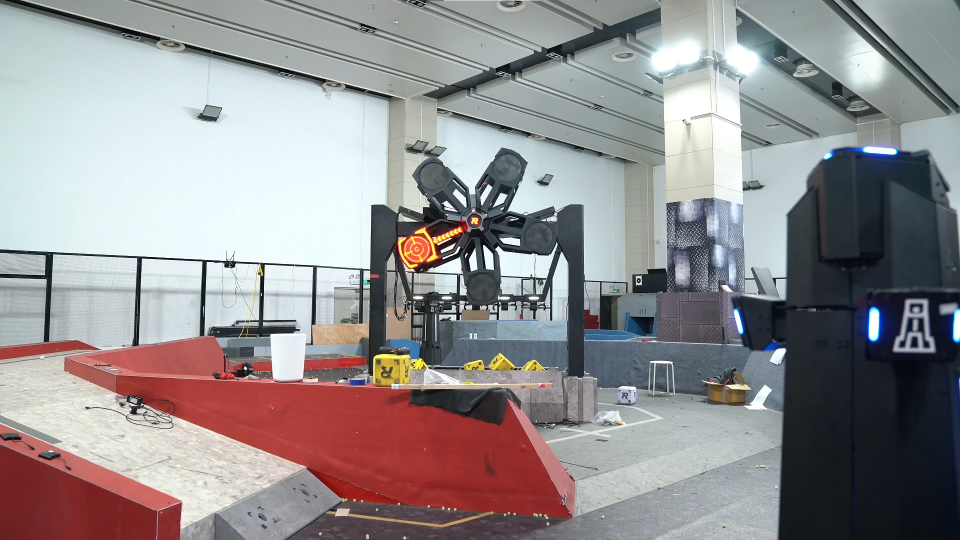
#> input picture OpenCV-Beginner/data/rune/rune.png, 1920 x 1080 px (shown at 1/2 size)
$ python contour.py
#> lines starting #> are read from the running program, lines starting #| are printed output that depends on the picture; after the words box and inside, x2 and y2 are one past the last pixel; in counts of white or black regions, pixels touching at a corner belong together
import numpy as np
import cv2
import os

# read image
image_path = os.path.join('.', 'data', 'rune', 'rune.png')
image = cv2.imread(image_path)
#> image is the input picture: shape (1080, 1920, 3); mean B, G, R 144.3, 143.1, 147.1
print(image.shape)
#| (1080, 1920, 3)
image = image[280:650, 720:1200]
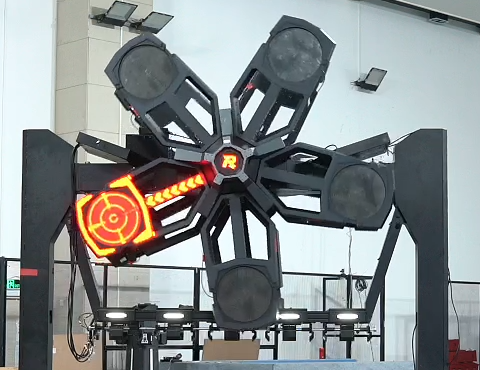
#> image: shape (370, 480, 3); mean B, G, R 142.3, 142, 136.9

# Method 1: Convert to Gray
image_gray = cv2.cvtColor(image, cv2.COLOR_BGR2GRAY)
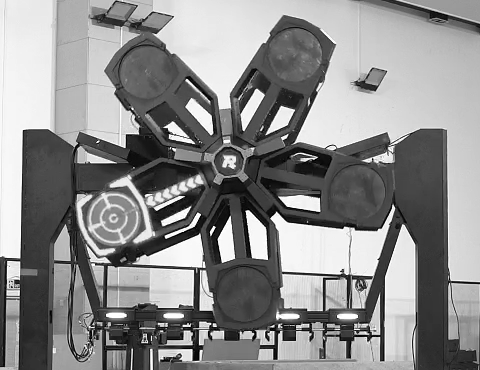
#> image_gray: shape (370, 480); min 0, max 255, mean 140.5
# ret, thresh = cv2.threshold(image_gray, 200, 255, cv2.THRESH_BINARY)
thresh = cv2.adaptiveThreshold(image_gray, 255, cv2.ADAPTIVE_THRESH_GAUSSIAN_C, cv2.THRESH_BINARY, 201, 0)
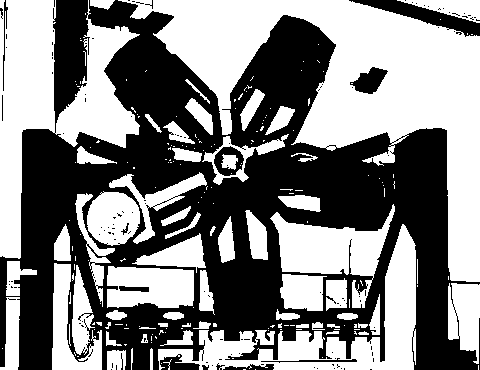
#> thresh: shape (370, 480); 51.6% white; 128 black regions (115 under 20 px), largest, box (x1, y1, x2, y2) and area: (0, 0, 480, 370) 82112, (349, 0, 480, 37) 1490, (350, 67, 388, 94) 572

# Method 2: Convert to HSV
image_HSV = cv2.cvtColor(image, cv2.COLOR_BGR2HSV)
#> image_HSV: shape (370, 480, 3); mean H, S, V 90.4, 41.3, 149.7
image_Red1= cv2.inRange(image_HSV, (0, 43, 46), (10, 255, 255))
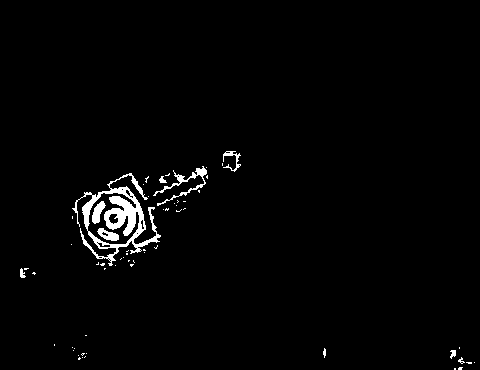
#> image_Red1: shape (370, 480); 1.9% white; 60 white regions (50 under 20 px), largest, box (x1, y1, x2, y2) and area: (72, 173, 161, 266) 2210, (153, 166, 207, 206) 367, (92, 201, 106, 224) 171
image_Red2= cv2.inRange(image_HSV, (170, 43, 46), (180, 255, 255))
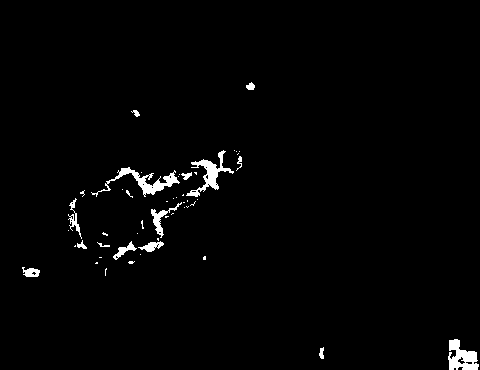
#> image_Red2: shape (370, 480); 1.7% white; 50 white regions (35 under 20 px), largest, box (x1, y1, x2, y2) and area: (91, 167, 180, 197) 647, (448, 339, 479, 370) 582, (186, 150, 234, 197) 581
red = cv2.bitwise_or(image_Red1, image_Red2)
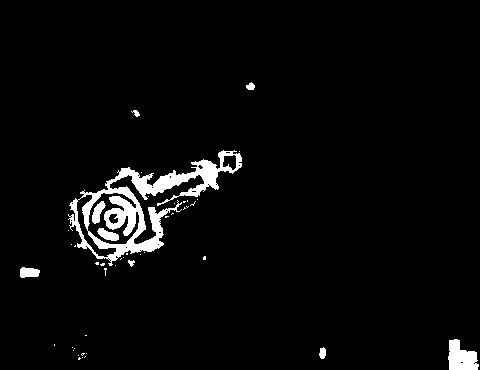
#> red: shape (370, 480); 3.6% white; 45 white regions (36 under 20 px)
# Optional: Dilate to get whole rune
# red = cv2.dilate(red, np.ones((10, 10)))

# Detect the contour and draw its bounding box
contours, hierarchy = cv2.findContours(red, cv2.RETR_TREE, cv2.CHAIN_APPROX_SIMPLE)
#> contours = 76 contours, 64 with area under 20; largest, box (x1, y1, x2, y2) and area: (68, 150, 242, 266) 6416, (87, 192, 140, 245) 1414, (448, 339, 479, 370) 614, (76, 194, 117, 258) 572, (222, 154, 237, 171) 169
for cnt in contours:
    print(cv2.contourArea(cnt))
    if cv2.contourArea(cnt) > 6000:
        # cv2.drawContours(image, cnt, -1, (0, 255,0), 3)
        x1, y1, w, h = cv2.boundingRect(cnt)
        cv2.rectangle(image, (x1, y1), (x1+w, y1+h), (0, 255, 0), 2)
#> this loop made 76 passes
#> (x1, y1, w, h) on pass 44: (68, 150, 174, 116)
#> cnt on passes 1, 3, 4, 5, 6, 7: [[82, 357]], [[85, 356], [84, 357]], [[78, 355]], [[86, 353]], [[82, 353], [81, 354], [82, 355], [84, 353]], [[81, 354], [82, 353], [83, 354], [82, 355]]
#| 0.0
#| 2.5
#| 0.0
#| 0.0
#| 0.0
#| 3.0
#| 2.0
#| 0.0
#> (further printed lines are left out)
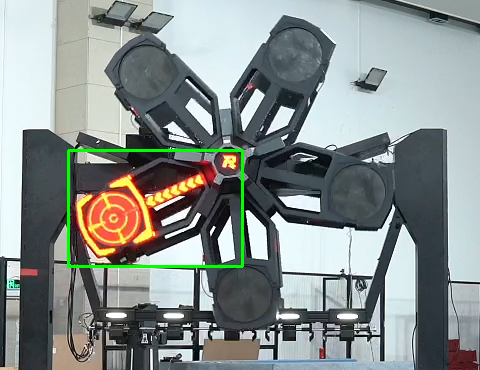
#> image: shape (370, 480, 3); 0.98% of pixels changed, all inside (x1, y1, x2, y2) = (67, 149, 244, 268)

cv2.imshow("rune", image)
# cv2.imshow("thresh", thresh)
cv2.imshow("image_Red", red)
cv2.waitKey(0)
